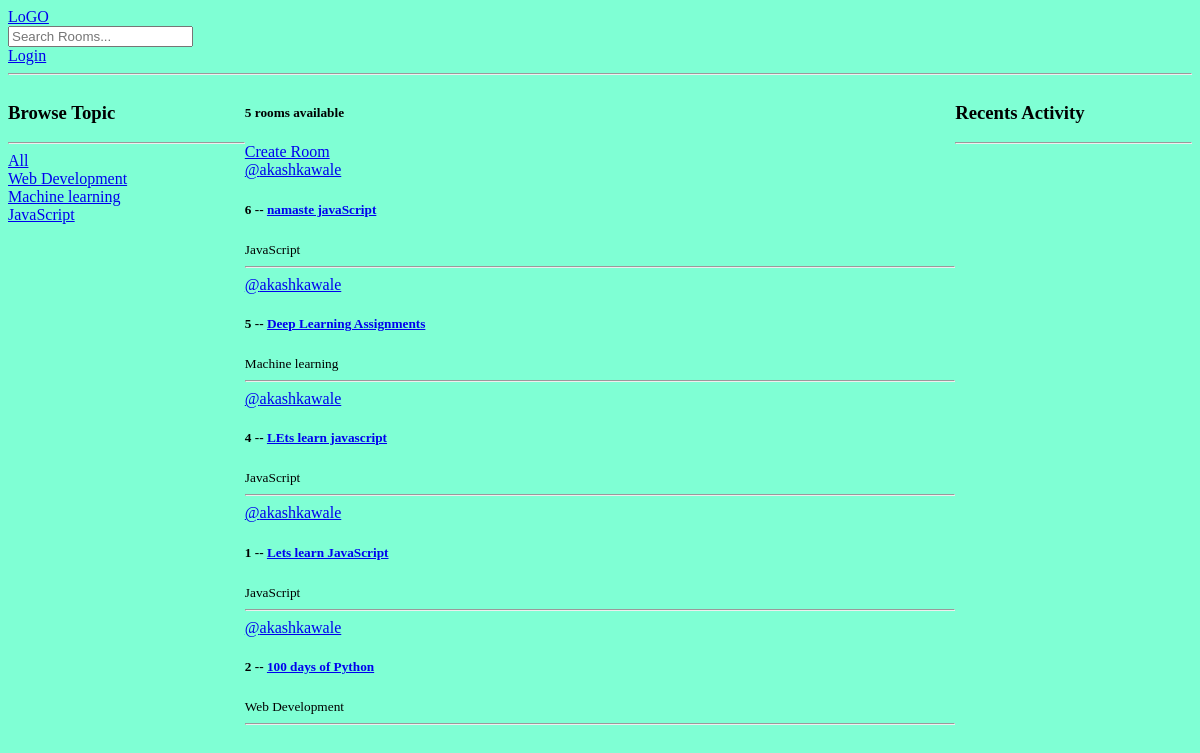
/, run on an earlier commit of the app's database.
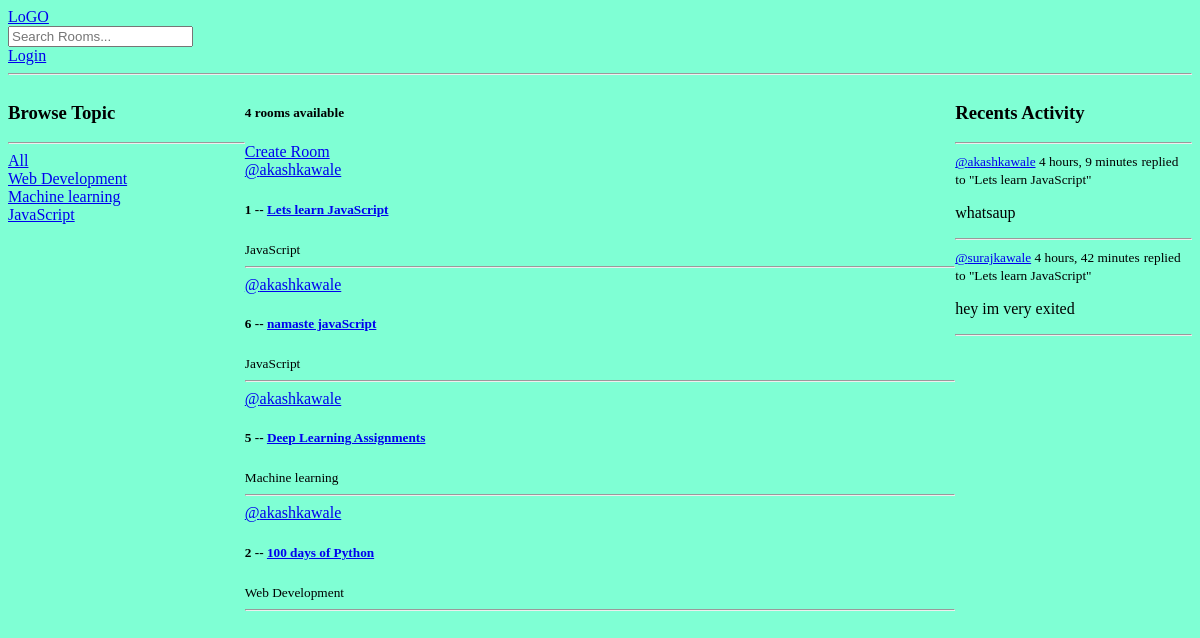
And on a later commit of the database.
### base/models.py (models this page shows, shortened)
class Topic(models.Model):
    name = models.CharField(max_length=200)

class Room(models.Model):
    host = models.ForeignKey(User, on_delete=models.SET_NULL, null=True)
    topic = models.ForeignKey(Topic, on_delete=models.SET_NULL, null=True)
    name = models.CharField(max_length=200)
    description = models.TextField(null=True, blank=True)
    participants = models.ManyToManyField(User, related_name='participants', blank=True)
    updated = models.DateTimeField(auto_now= True)
    created = models.DateTimeField(auto_now_add=True)
    class Meta:
        ordering = ['-updated', '-created']
    def __str__(self):
        return self.name

class Message(models.Model):
    user = models.ForeignKey(User, on_delete=models.CASCADE)
    room = models.ForeignKey(Room, on_delete=models.CASCADE)
    body = models.TextField()
    updated = models.DateTimeField(auto_now= True)
    created = models.DateTimeField(auto_now_add=True)
    class Meta:
        ordering = ['-updated', '-created']
    def __str__(self):
        return self.body[0:50]

### base/views.py (the view)
# urls.py: path('', views.home, name="home"),
def home(request):
    q = request.GET.get('q') if request.GET.get('q') != None else ''
    rooms = Room.objects.filter(
        Q(topic__name__icontains=q) |
        Q(name__icontains=q) |
        Q(description__icontains=q)
    )
    topics = Topic.objects.all()
    room_count = rooms.count()
    room_messages = Message.objects.filter(Q(room__topic__name__icontains=q))
    context = {
        'rooms': rooms,
        'topics': topics,
        'room_count': room_count,
        'room_messages':room_messages
    }
    return render(request, 'base/home.html', context)

### base/templates/base/home.html (shortened to what this page needs)
{% extends 'main.html' %}
{% block content %}
  <div class="home-container">
    <div>
      {% include "base/topic_component.html" %}
    </div>
    <div>
      <h5>{{room_count}} rooms available</h5>
      <a href="{% url 'create-room' %}">Create Room</a>
        {% include "base/feed_component.html" %}
    </div>
    <div>
      {% include "base/activity_component.html" %}
    </div>
  </div>
{% endblock content %}

### base/templates/base/topic_component.html
<h3>Browse Topic</h3>
<hr>
<div>
    <a href="{% url 'home' %}">All</a>
</div>
{% for topic in topics %}
<div>
    <a href="{% url 'home' %}?q={{topic.name}}">{{topic.name}}</a>
</div>
{% endfor %}

### base/templates/base/feed_component.html (shortened to what this page needs)
<div>
    {% for room in rooms  %}
      <div>
        <a href="{% url 'user-profile' room.host.id %}">@{{room.host.username}}</a>
        <h5>{{room.id}} -- <a href="{% url 'room' room.id %}">{{room.name}}</a></h5>
        <small>{{room.topic.name}}</small>
        <hr>
      </div>
    {% endfor %}
</div>

### base/templates/base/activity_component.html (shortened to what this page needs)
<h3>Recents Activity </h3>
<hr>
{% for message in room_messages %}
<div>
    <small><a href="{% url 'user-profile' message.user.id %}">@{{message.user}}</a> {{message.created|timesince}}</small>
    <small>replied to "{{message.room}}"</small>
    <p>{{message}}</p>
    <hr>
</div>
{% endfor %}

What changed in the data, as far as the page shows it:
removed Room: host.username "akashkawale", id "4", name "LEts learn javascript", topic.name "JavaScript"
changed Room "Lets learn JavaScript": moves up the list
added Message: user "akashkawale", created "4 hours, 9 minutes", room "Lets learn JavaScript", body "whatsaup"
added Message: user "surajkawale", created "4 hours, 42 minutes", room "Lets learn JavaScript", body "hey im very exited"
Also different on the page:
{{ room_count }}: "5" → "4"
